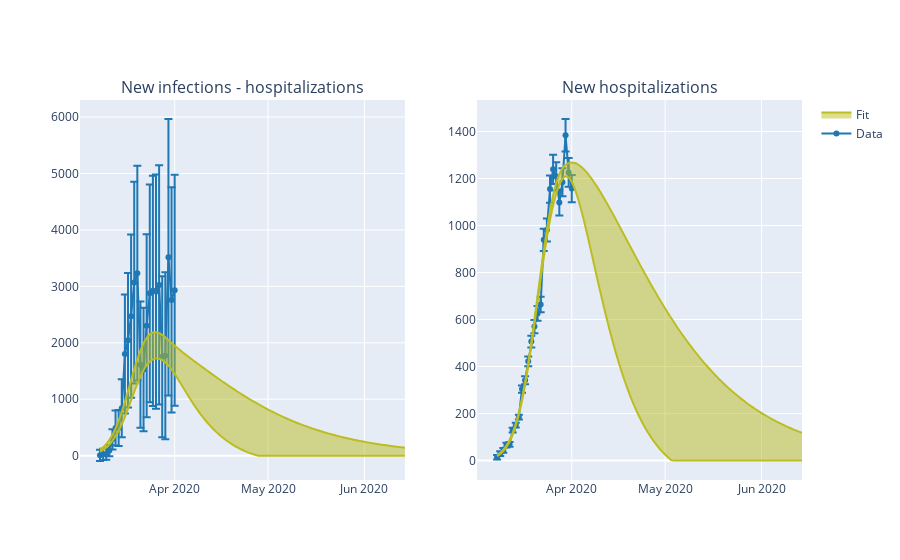

The code cell stored with this chart in its notebook:
### Code cell
fig = make_subplots(
    rows=1,
    cols=2,
    subplot_titles=(
        "New infections - hospitalizations",
        "New hospitalizations",
        "Plot 3",
        "Plot 4",
    ),
)
plotting.add_gvar_scatter(
    fig,
    x=chd_df.index,
    y=Y_SIHR.T[0],
    name="Data",
    mode="markers+lines",
    color="#1f77b4",
)
plotting.add_gvar_scatter(
    fig,
    x=fit_res.index,
    y=fit_res.infected_new.values,
    name="Fit",
    mode="markers+lines",
    gv_mode="band",
    color="#bcbd22",
)
plotting.add_gvar_scatter(
    fig,
    x=chd_df.index,
    y=Y_SIHR.T[1],
    name="Data",
    mode="markers+lines",
    row=1,
    col=2,
    color="#1f77b4",
    showlegend=False,
)
plotting.add_gvar_scatter(
    fig,
    x=fit_res.index,
    y=fit_res.hospitalized_new.values,
    name="Fit",
    mode="markers+lines",
    gv_mode="band",
    color="#bcbd22",
    row=1,
    col=2,
    showlegend=False,
)
fig.update_layout(
    # yaxis1={"type":"log"},
    # yaxis2={"type": "log"}
)
fig.show()
